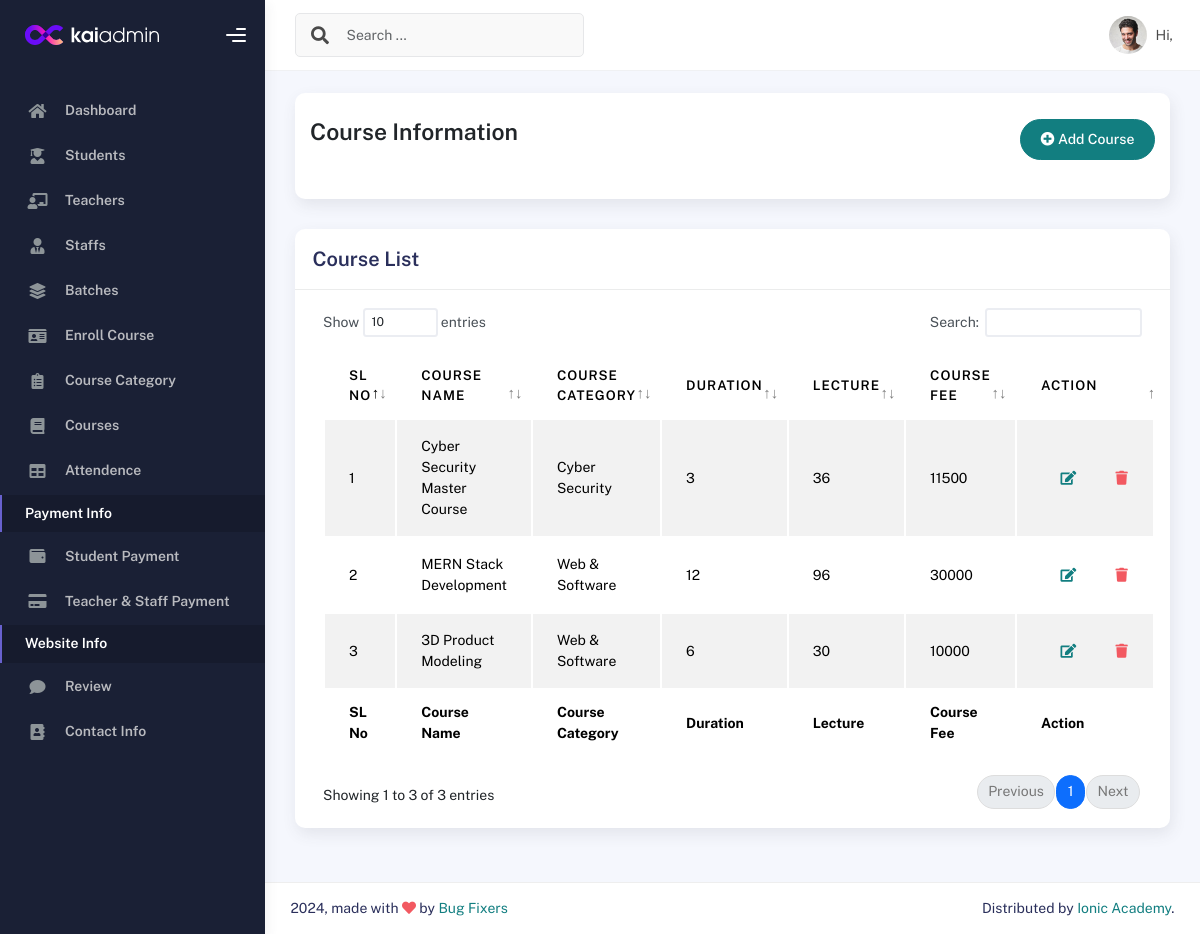
Before: /courselist/ (signed in) with the older database file.
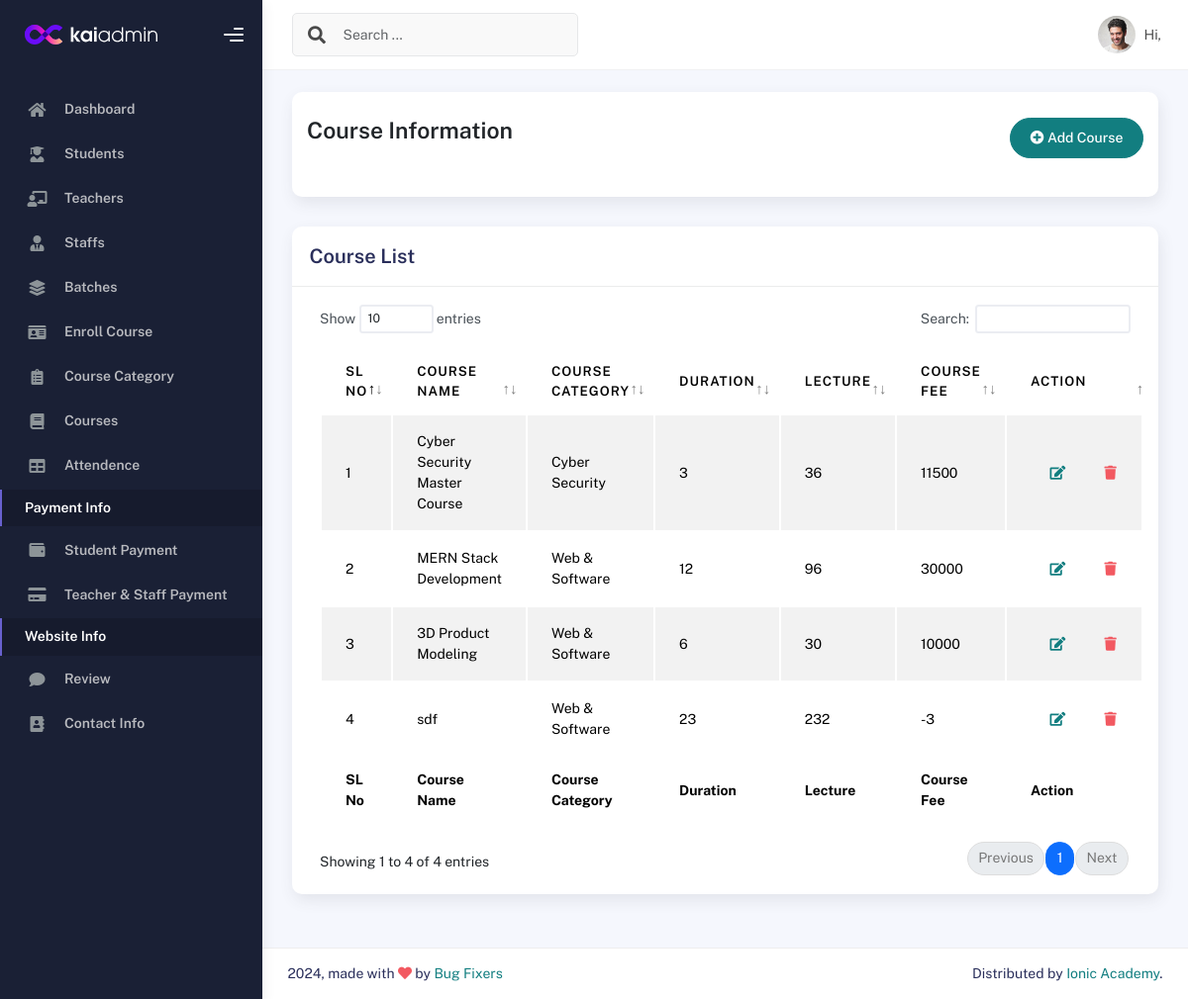
After: the same page with the newer database file.
### IMSapp/models.py (models this page shows, shortened)
class CourseInfoModel(models.Model):
    CourseName=models.CharField(max_length=150, null=True)
    Sologan=models.CharField(max_length=100, null=True)
    ShortSummary=models.CharField(max_length=150, null=True)
    CourseCategory=models.ForeignKey(CourseCategoryModel,on_delete=models.SET_NULL,related_name='coursecategory', null=True)
    Lecture=models.IntegerField(null=True)
    CourseDuration=models.IntegerField(null=True)
    WeeklyClass=models.IntegerField(null=True)
    ClassDuration=models.IntegerField(null=True)
    TotalProject=models.IntegerField(null=True)
    CourseOverview=models.TextField(null=True)
    CourseCurrriculum=models.TextField(null=True)
    Software=models.TextField(max_length=200, null=True)
    CourseFor=models.TextField(null=True)
    JobPositions=models.TextField(null=True)
    CourseFee=models.IntegerField(null=True)
    IntroVideo=models.CharField(max_length=200, null=True)
    CourseImage=models.ImageField(upload_to='media/courseImage', null=True)

class CourseCategoryModel(models.Model):
    CategoryName = models.CharField(max_length=100,null=True)
    def __str__(self):
        return self.CategoryName

### IMSapp/courseviews.py (the view)
# urls.py: path('courselist/',courselist,name="courselist"),
@login_required
def courselist(request):
    coursedata = CourseInfoModel.objects.all()
    context = {
        'coursedata':coursedata
    }
    return render(request,'courses/courselist.html',context)

### IMSapp/templates/courses/courselist.html
{% extends "profilemaster/master.html" %}
{% block content %}
<div class="col-sm-12 col-md-12">
    <div class="card card-stats card-round">
        <div class="card-body">
            <div class="d-flex align-items-left align-items-md-center flex-column flex-md-row pt-2 pb-4">
                <div>
                    <h3 class="fw-bold mb-3">Course Information</h3>
                </div>
                <div class="ms-md-auto py-2 py-md-0">
                    <a href="{% url 'addcourse' %}" class="btn btn-primary btn-round"><i class="fas fa-plus-circle"></i> Add Course</a>
                </div>
            </div>
        </div>
    </div>
</div>
<div class="col-md-12">
    <div class="card">
      <div class="card-header">
        <h4 class="card-title">Course List</h4>
      </div>
      <div class="card-body">
        <div class="table-responsive">
          <table id="basic-datatables" class="display table table-striped table-hover">
            <thead>
              <tr>
                <th>SL No</th>
                <th>Course Name</th>
                <th>Course Category</th>
                <th>Duration</th>
                <th>Lecture</th>
                <th>Course Fee</th>
                <th>Action</th>
              </tr>
            </thead>
            <tfoot>
              <tr>
                <th>SL No</th>
                <th>Course Name</th>
                <th>Course Category</th>
                <th>Duration</th>
                <th>Lecture</th>
                <th>Course Fee</th>
                <th>Action</th>
              </tr>
            </tfoot>
            <tbody>
              {% for i in coursedata %}
                <tr>
                  <td>{{forloop.counter}}</td>
                  <td>{{i.CourseName}}</td>
                  <td>{{i.CourseCategory}}</td>
                  <td>{{i.CourseDuration}}</td>
                  <td>{{i.Lecture}}</td>
                  <td>{{i.CourseFee}}</td>
                  <td>
                    <div class="form-button-action">
                      <a href="{% url 'editcourse' i.id %}" class="btn btn-link btn-primary btn-md">
                        <i class="fa fa-edit"></i>
                      </a>
                      <a href="{% url 'deletecourse' i.id %}" class="btn btn-link btn-danger btn-md">
                        <i class="fa fa-trash"></i>
                      </a>
                    </div>
                  </td>
                </tr>
              {% endfor %}
            </tbody>
          </table>
        </div>
      </div>
    </div>
  </div>
{% endblock content %}

Changed rows visible on the page:
added CourseInfoModel: CourseName "sdf", CourseCategory "Web & Software", CourseDuration "23", Lecture "232", CourseFee "-3"
Other visible differences:
text written by a page script: "Show entries Search: Showing 1 to 3 of 3 entries Previous 1 Next" → "Show entries Search: Showing 1 to 4 of 4 entries Previous 1 Next"
